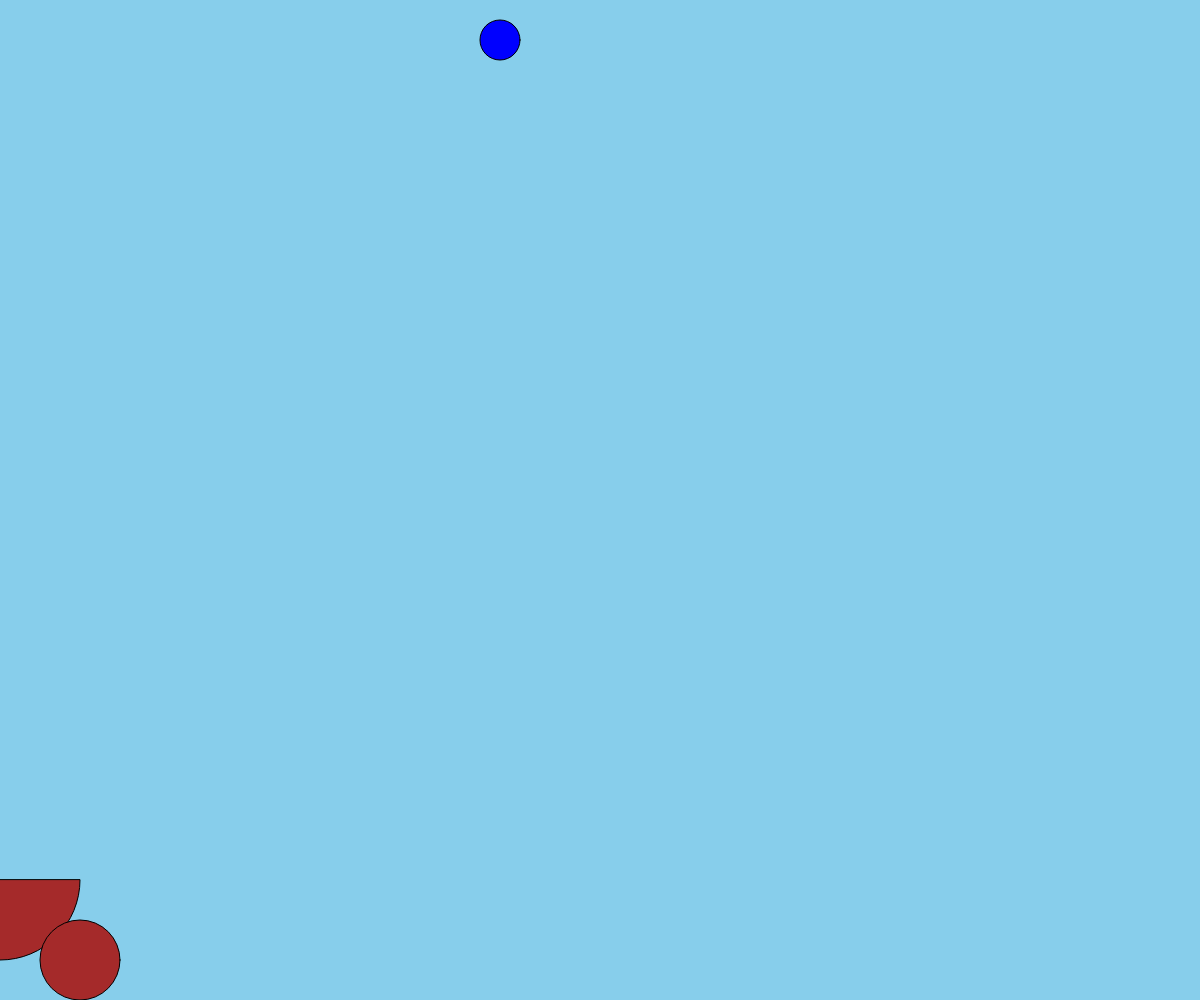
Frame 1 (no input)
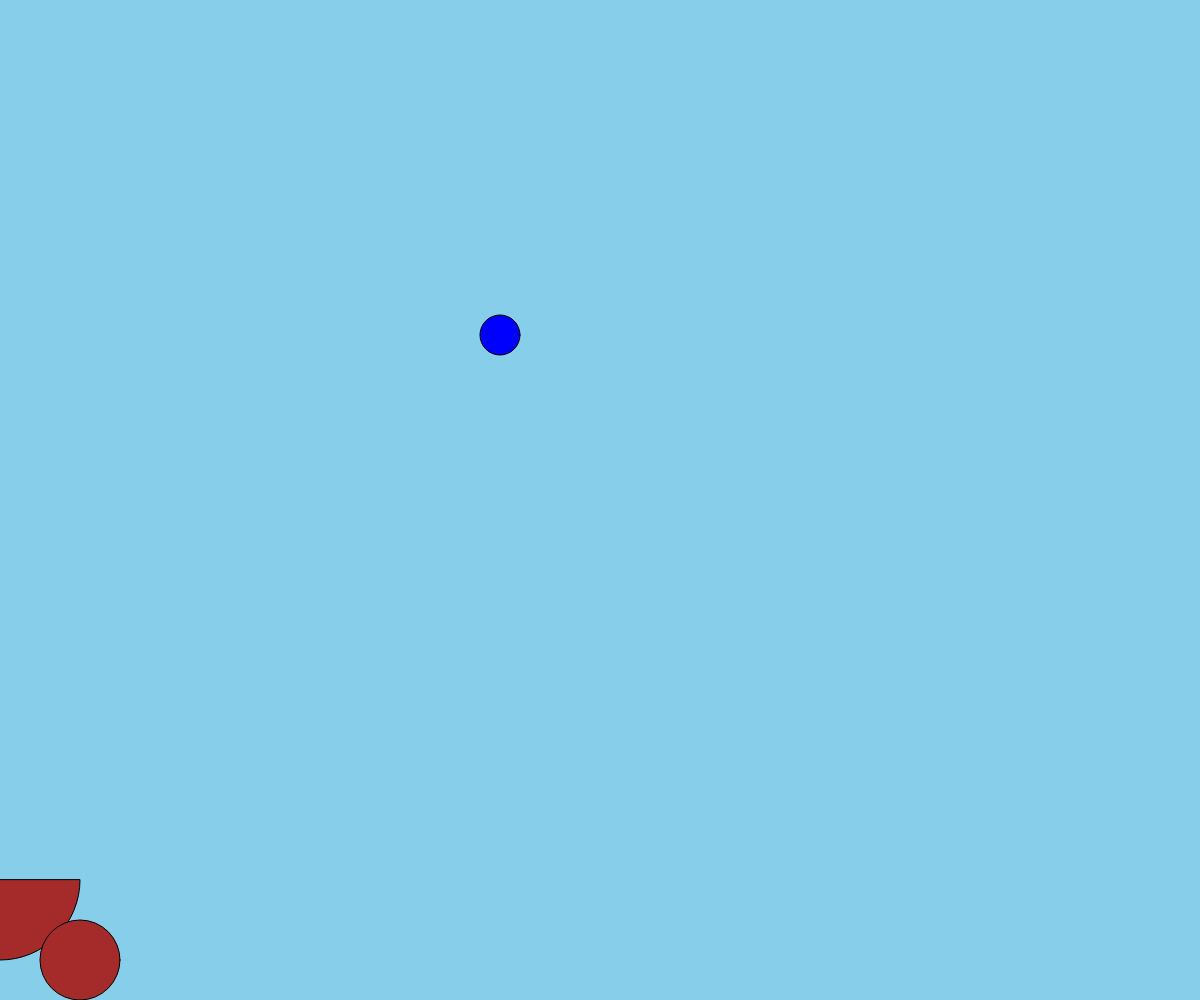
Frame 60 (no input)
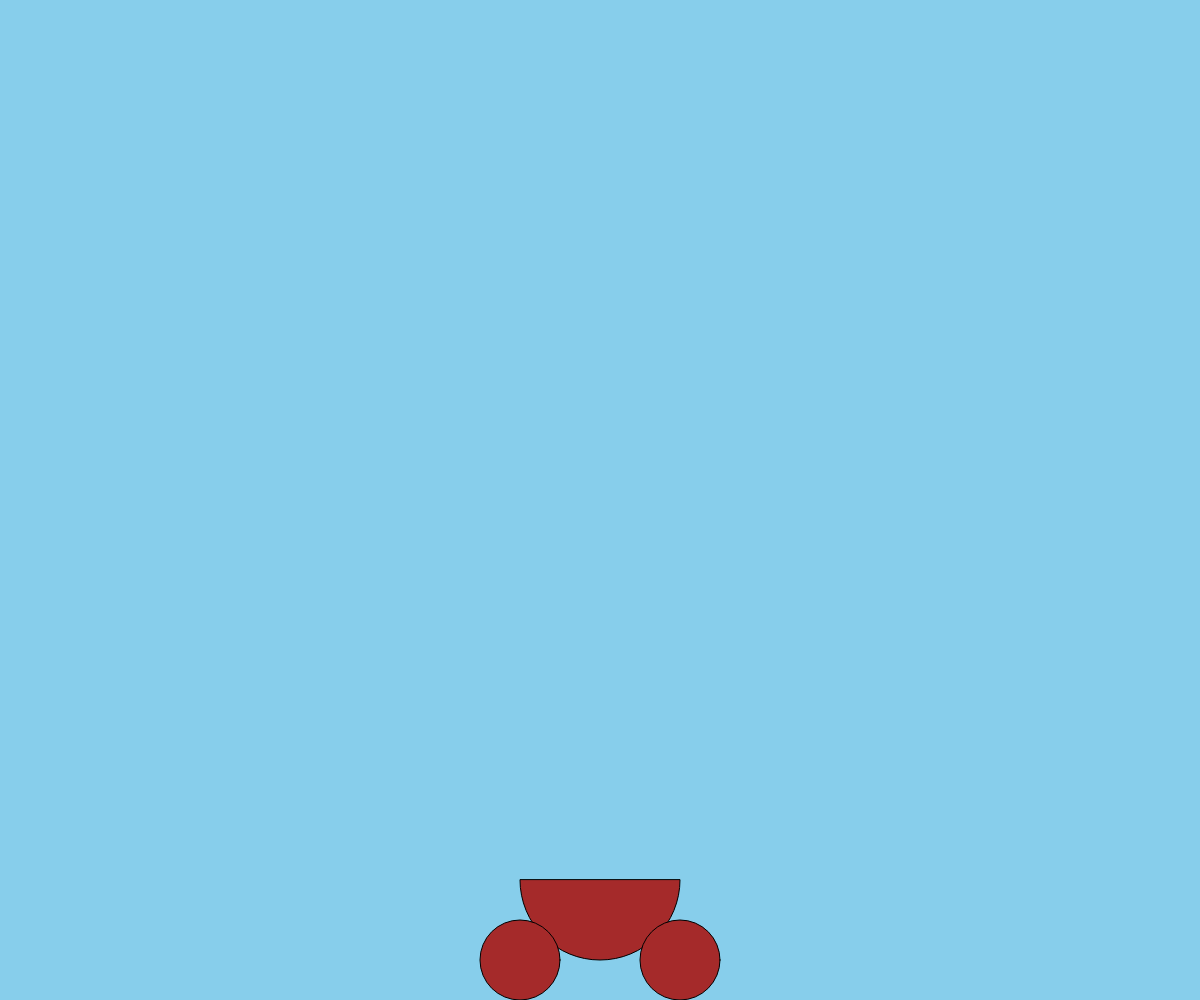
Frame 120 (the mouse pressed at the canvas centre since frame 60)

The p5.js sketch that drew these frames (run headless with seeded random() and noise() and a simulated clock; from frame 60 on, the mouse is pressed at the canvas centre):

// p5.js sketch
// ── sketch.js
//Quan Le


let radius = 80;
let og_spot_circlex;
let og_spot_circley;

let falling_rate = 5;
let rain_y = radius/2;
let rain_x = 500;
let falling_length = 0;

let cat_x = -rain_x;
let cat_y = -rain_y;

let Iscat = false;

function setup() {
  createCanvas(windowWidth, windowHeight);
  
}

function draw() {
  background("skyblue");

  small_ball();
  
  main_catcher();
  
  fall_small_rain_or_cat();

  create_cat();

}

function main_catcher(){
  //main catcher
  fill("brown");
  og_spot_circlex = mouseX;
  og_spot_circley = height - radius - radius/2;

  //body
  arc(og_spot_circlex, og_spot_circley,radius*2,radius*2,0, PI, CHORD);

  //wheels
  circle(mouseX - radius, height - radius/2, radius);
  circle(mouseX + radius, height - radius/2, radius);
}

function fall_small_rain_or_cat(){
  //movement of small rain
  if (!Iscat){
    if (rain_y > 0 ) {
      rain_y = rain_y + falling_rate;
    }
    
    if (rain_y > height){
      rain_y = 0 + radius/2;
      rain_x = random(0, width);
    }
  }

  else if (Iscat){
    if (cat_y > 0 ) {
      cat_y = cat_y + falling_rate;
    }
    
    if (cat_y > height){
      cat_y = 0 + radius/2;
      cat_x = random(0, width);
    }
  }

  if(mouseIsPressed){
    Iscat = !Iscat;
    rain_x = -rain_x;
    rain_y = -rain_y;
  }
}

function small_ball(){
  // small balls
  fill("blue");
  circle(rain_x, rain_y, radius/2);
}

function create_cat(){
  fill("green");
  circle(cat_x, cat_y, radius/2);

  //cat's ear
  triangle(cat_x + radius/2/2, cat_y - radius/2/2, cat_x, cat_y - radius/2/2, cat_x + radius/2/2, cat_y - radius);
  triangle(cat_x - radius/2/2, cat_y - radius/2/2, cat_x, cat_y - radius/2/2, cat_x - radius/2/2, cat_y - radius);

  //cat's whisker

}
